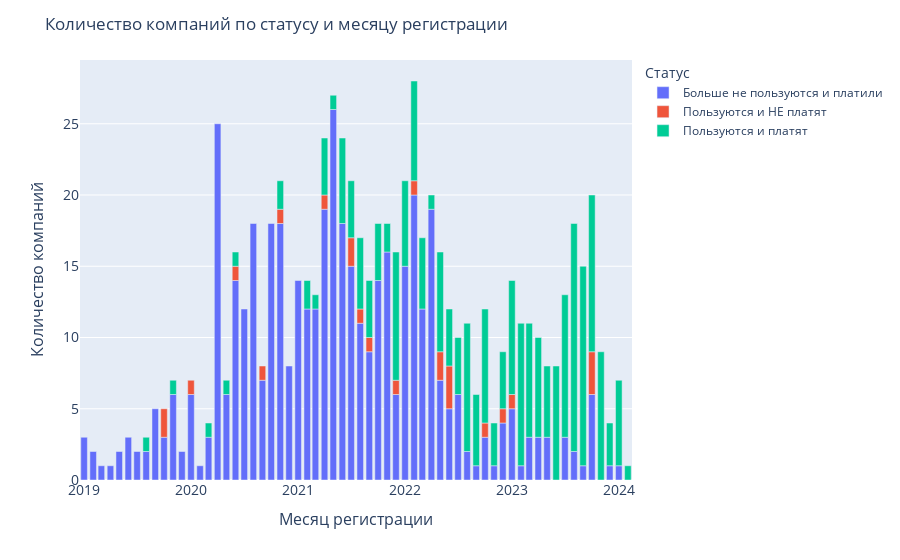

Source (notebook cell):
### Code cell
temp = (status_companies
            .groupby(['status', 'created_year_month'], as_index=False)['company_id']
            .count())

fig = px.bar(temp, x="created_year_month", y="company_id", color="status")
fig.update_layout(
    title='Количество компаний по статусу и месяцу регистрации',
    xaxis=dict(
        title='Месяц регистрации',
        titlefont_size=16,
        tickfont_size=14,
    ),
    yaxis=dict(
        title='Количество компаний',
        titlefont_size=16,
        tickfont_size=14,
    ),
    legend=dict(
        title='Статус'))
fig.show()

### Figure 1 — Plotly figure (JSON) as saved in the notebook; plotly's stock layout.template omitted (floating-point values rounded to 4 significant figures)
{"data": [{"alignmentgroup": "True", "hovertemplate": "status=Больше не пользуются и платили<br>created_year_month=%{x}<br>company_id=%{y}<extra></extra>", "legendgroup": "Больше не пользуются и платили", "marker": {"color": "#636efa", "pattern": {"shape": ""}}, "name": "Больше не пользуются и платили", "offsetgroup": "Больше не пользуются и платили", "orientation": "v", "showlegend": true, "textposition": "auto", "type": "bar", "x": ["2019-01", "2019-02", "2019-03", "2019-04", "2019-05", "2019-06", "2019-07", "2019-08", "2019-09", "2019-10", "2019-11", "2019-12", "2020-01", "2020-02", "2020-03", "2020-04", "2020-05", "2020-06", "2020-07", "2020-08", "2020-09", "2020-10", "2020-11", "2020-12", "2021-01", "2021-02", "2021-03", "2021-04", "2021-05", "2021-06", "2021-07", "2021-08", "2021-09", "2021-10", "2021-11", "2021-12", "2022-01", "2022-02", "2022-03", "2022-04", "2022-05", "2022-06", "2022-07", "2022-08", "2022-09", "2022-10", "2022-11", "2022-12", "2023-01", "2023-02", "2023-03", "2023-04", "2023-05", "2023-07", "2023-08", "2023-09", "2023-10", "2023-12", "2024-01"], "xaxis": "x", "y": [3, 2, 1, 1, 2, 3, 2, 2, 5, 3, 6, 2, 6, 1, 3, 25, 6, 14, 12, 18, 7, 18, 18, 8, 14, 12, 12, 19, 26, 18, 15, 11, 9, 14, 16, 6, 15, 20, 12, 19, 7, 5, 6, 2, 1, 3, 1, 4, 5, 1, 3, 3, 3, 3, 2, 1, 6, 1, 1], "yaxis": "y"}, {"alignmentgroup": "True", "hovertemplate": "status=Пользуются и НЕ платят<br>created_year_month=%{x}<br>company_id=%{y}<extra></extra>", "legendgroup": "Пользуются и НЕ платят", "marker": {"color": "#EF553B", "pattern": {"shape": ""}}, "name": "Пользуются и НЕ платят", "offsetgroup": "Пользуются и НЕ платят", "orientation": "v", "showlegend": true, "textposition": "auto", "type": "bar", "x": ["2019-10", "2020-01", "2020-06", "2020-09", "2020-11", "2021-04", "2021-07", "2021-08", "2021-09", "2021-12", "2022-02", "2022-05", "2022-06", "2022-10", "2022-12", "2023-01", "2023-10"], "xaxis": "x", "y": [2, 1, 1, 1, 1, 1, 2, 1, 1, 1, 1, 2, 3, 1, 1, 1, 3], "yaxis": "y"}, {"alignmentgroup": "True", "hovertemplate": "status=Пользуются и платят<br>created_year_month=%{x}<br>company_id=%{y}<extra></extra>", "legendgroup": "Пользуются и платят", "marker": {"color": "#00cc96", "pattern": {"shape": ""}}, "name": "Пользуются и платят", "offsetgroup": "Пользуются и платят", "orientation": "v", "showlegend": true, "textposition": "auto", "type": "bar", "x": ["2019-08", "2019-11", "2020-03", "2020-05", "2020-06", "2020-11", "2021-02", "2021-03", "2021-04", "2021-05", "2021-06", "2021-07", "2021-08", "2021-09", "2021-10", "2021-11", "2021-12", "2022-01", "2022-02", "2022-03", "2022-04", "2022-05", "2022-06", "2022-07", "2022-08", "2022-09", "2022-10", "2022-11", "2022-12", "2023-01", "2023-02", "2023-03", "2023-04", "2023-05", "2023-06", "2023-07", "2023-08", "2023-09", "2023-10", "2023-11", "2023-12", "2024-01", "2024-02"], "xaxis": "x", "y": [1, 1, 1, 1, 1, 2, 2, 1, 4, 1, 6, 4, 5, 4, 4, 2, 9, 6, 7, 5, 1, 7, 4, 4, 9, 5, 8, 3, 4, 8, 10, 8, 7, 5, 8, 10, 16, 14, 11, 9, 3, 6, 1], "yaxis": "y"}], "layout": {"barmode": "relative", "legend": {"title": {"text": "Статус"}, "tracegroupgap": 0}, "margin": {"t": 60}, "title": {"text": "Количество компаний по статусу и месяцу регистрации"}, "xaxis": {"anchor": "y", "domain": [0, 1], "tickfont": {"size": 14}, "title": {"font": {"size": 16}, "text": "Месяц регистрации"}}, "yaxis": {"anchor": "x", "domain": [0, 1], "tickfont": {"size": 14}, "title": {"font": {"size": 16}, "text": "Количество компаний"}}}}
